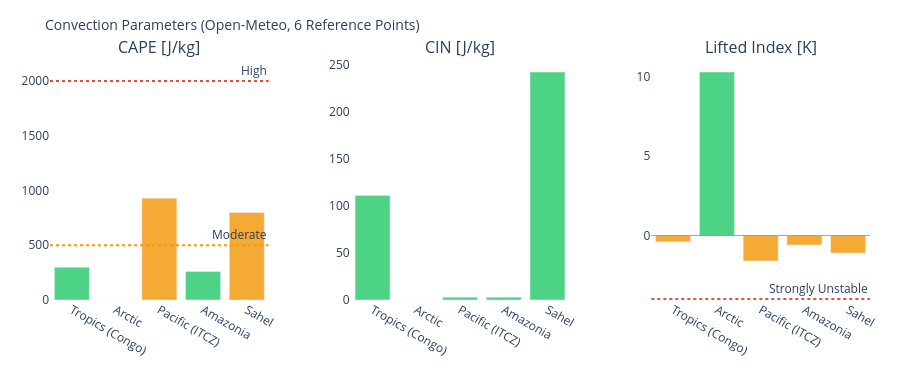

Notebook source saved alongside this figure:
### Markdown cell above
---
## 3. Visualizations

### Code cell
# ============================================================
# CAPE / CIN / LIFTED INDEX – Convection potential
# ============================================================

if not df_atm.empty:
    fig = make_subplots(
        rows=1, cols=3,
        subplot_titles=['CAPE [J/kg]', 'CIN [J/kg]', 'Lifted Index [K]'],
        horizontal_spacing=0.1
    )
    pts = df_atm['point'].tolist()
    pt_colors = ['#E85D24','#185FA5','#888780','#378ADD','#639922','#F2A623']

    # CAPE – höher = mehr Gewitterpotential
    cape_vals = df_atm['cape'].fillna(0).tolist()
    cape_colors = ['#e74c3c' if v > 2000 else '#f39c12' if v > 500 else '#2ecc71'
                   for v in cape_vals]
    fig.add_trace(go.Bar(x=pts, y=cape_vals, marker_color=cape_colors,
                         opacity=0.85, showlegend=False), row=1, col=1)
    fig.add_hline(y=2000, line_dash='dot', line_color='#e74c3c',
                  annotation_text='High', row=1, col=1)
    fig.add_hline(y=500,  line_dash='dot', line_color='#f39c12',
                  annotation_text='Moderate', row=1, col=1)

    # CIN – negativer = stärker gedeckelt (weniger Auslöse)
    cin_vals = df_atm['cin'].fillna(0).tolist()
    cin_colors = ['#e74c3c' if v < -200 else '#f39c12' if v < -50 else '#2ecc71'
                  for v in cin_vals]
    fig.add_trace(go.Bar(x=pts, y=cin_vals, marker_color=cin_colors,
                         opacity=0.85, showlegend=False), row=1, col=2)

    # Lifted Index – negativ = instabil
    li_vals = df_atm['li'].fillna(0).tolist()
    li_colors = ['#e74c3c' if v < -4 else '#f39c12' if v < 0 else '#2ecc71'
                 for v in li_vals]
    fig.add_trace(go.Bar(x=pts, y=li_vals, marker_color=li_colors,
                         opacity=0.85, showlegend=False), row=1, col=3)
    fig.add_hline(y=0, line_color='gray', line_width=0.7, row=1, col=3)
    fig.add_hline(y=-4, line_dash='dot', line_color='#e74c3c',
                  annotation_text='Strongly Unstable', row=1, col=3)

    fig.update_layout(
        title=dict(text='Convection Parameters (Open-Meteo, 6 Reference Points)', font=dict(size=14)),
        height=380, plot_bgcolor='rgba(0,0,0,0)', paper_bgcolor='rgba(0,0,0,0)',
        margin=dict(l=50, r=30, t=60, b=80)
    )
    fig.update_xaxes(tickangle=30)
    fig.show()

### Figure 1 — Plotly figure (JSON) as saved in the notebook; plotly's stock layout.template omitted (floating-point values rounded to 4 significant figures)
{"data": [{"marker": {"color": ["#2ecc71", "#2ecc71", "#f39c12", "#2ecc71", "#f39c12"]}, "opacity": 0.85, "showlegend": false, "type": "bar", "x": ["Tropics (Congo)", "Arctic", "Pacific (ITCZ)", "Amazonia", "Sahel"], "xaxis": "x", "y": [300.0, 0.0, 930.0, 260.0, 800.0], "yaxis": "y"}, {"marker": {"color": ["#2ecc71", "#2ecc71", "#2ecc71", "#2ecc71", "#2ecc71"]}, "opacity": 0.85, "showlegend": false, "type": "bar", "x": ["Tropics (Congo)", "Arctic", "Pacific (ITCZ)", "Amazonia", "Sahel"], "xaxis": "x2", "y": [111.0, 0.0, 3.0, 3.0, 242.0], "yaxis": "y2"}, {"marker": {"color": ["#f39c12", "#2ecc71", "#f39c12", "#f39c12", "#f39c12"]}, "opacity": 0.85, "showlegend": false, "type": "bar", "x": ["Tropics (Congo)", "Arctic", "Pacific (ITCZ)", "Amazonia", "Sahel"], "xaxis": "x3", "y": [-0.4, 10.3, -1.6, -0.6, -1.1], "yaxis": "y3"}], "layout": {"annotations": [{"font": {"size": 16}, "showarrow": false, "text": "CAPE [J/kg]", "x": 0.1333, "xanchor": "center", "xref": "paper", "y": 1.0, "yanchor": "bottom", "yref": "paper"}, {"font": {"size": 16}, "showarrow": false, "text": "CIN [J/kg]", "x": 0.5, "xanchor": "center", "xref": "paper", "y": 1.0, "yanchor": "bottom", "yref": "paper"}, {"font": {"size": 16}, "showarrow": false, "text": "Lifted Index [K]", "x": 0.8667, "xanchor": "center", "xref": "paper", "y": 1.0, "yanchor": "bottom", "yref": "paper"}, {"showarrow": false, "text": "High", "x": 1, "xanchor": "right", "xref": "x domain", "y": 2000, "yanchor": "bottom", "yref": "y"}, {"showarrow": false, "text": "Moderate", "x": 1, "xanchor": "right", "xref": "x domain", "y": 500, "yanchor": "bottom", "yref": "y"}, {"showarrow": false, "text": "Strongly Unstable", "x": 1, "xanchor": "right", "xref": "x3 domain", "y": -4, "yanchor": "bottom", "yref": "y3"}], "height": 380, "margin": {"b": 80, "l": 50, "r": 30, "t": 60}, "paper_bgcolor": "rgba(0,0,0,0)", "plot_bgcolor": "rgba(0,0,0,0)", "shapes": [{"line": {"color": "#e74c3c", "dash": "dot"}, "type": "line", "x0": 0, "x1": 1, "xref": "x domain", "y0": 2000, "y1": 2000, "yref": "y"}, {"line": {"color": "#f39c12", "dash": "dot"}, "type": "line", "x0": 0, "x1": 1, "xref": "x domain", "y0": 500, "y1": 500, "yref": "y"}, {"line": {"color": "gray", "width": 0.7}, "type": "line", "x0": 0, "x1": 1, "xref": "x3 domain", "y0": 0, "y1": 0, "yref": "y3"}, {"line": {"color": "#e74c3c", "dash": "dot"}, "type": "line", "x0": 0, "x1": 1, "xref": "x3 domain", "y0": -4, "y1": -4, "yref": "y3"}], "title": {"font": {"size": 14}, "text": "Convection Parameters (Open-Meteo, 6 Reference Points)"}, "xaxis": {"anchor": "y", "domain": [0.0, 0.2667], "tickangle": 30}, "xaxis2": {"anchor": "y2", "domain": [0.3667, 0.6333], "tickangle": 30}, "xaxis3": {"anchor": "y3", "domain": [0.7333, 1.0], "tickangle": 30}, "yaxis": {"anchor": "x", "domain": [0.0, 1.0]}, "yaxis2": {"anchor": "x2", "domain": [0.0, 1.0]}, "yaxis3": {"anchor": "x3", "domain": [0.0, 1.0]}}}
